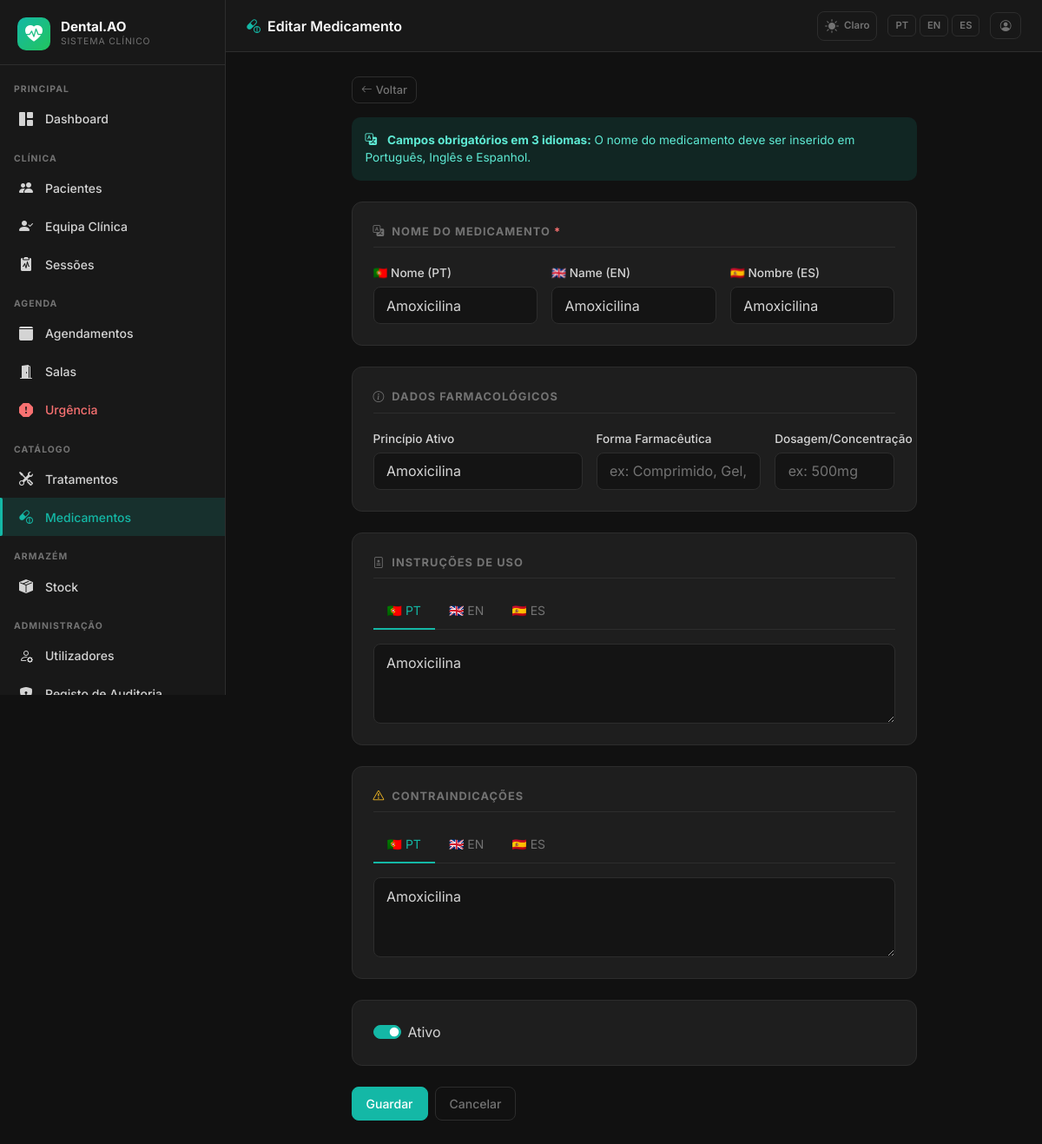
The app's page /admin/medicines/1/edit (signed in) with its own data.
### app/models.py (models this page shows, shortened)
class AppSetting(db.Model):
    __tablename__ = 'app_settings'
    key   = db.Column(db.String(64), primary_key=True)
    value = db.Column(db.Text, nullable=True)
    _DEFAULTS = {
        'app_name':       'DentalCare Pro',
        'app_logo':       '',
        'bg_dark':        '#111111',
        'sidebar_dark':   '#181818',
        'card_dark':      '#1e1e1e',
        'border_dark':    '#2d2d2d',
        'text_dark':      '#d4d4d4',
        'primary_dark':   '#14b8a6',
        'success_dark':   '#22c55e',
        'danger_dark':    '#f87171',
        'warning_dark':   '#fbbf24',
        'bg_light':       '#f0f4f8',
        'card_light':     '#ffffff',
        'border_light':   '#d1dce8',
        'text_light':     '#334155',
        'primary_light':  '#1976d2',
        'success_light':  '#00875a',
        'danger_light':   '#d32f2f',
        'warning_light':  '#e65100',
        'xray_max_mb':        '10',
        'stock_invoice_max_mb': '5',
        'urgency_surcharge':  '30',
    }
    @classmethod
    def all_as_dict(cls):
        stored = {s.key: s.value for s in cls.query.all()}
        result = dict(cls._DEFAULTS)
        result.update(stored)
        return result

class Medicine(db.Model):
    __tablename__ = 'medicines'
    id = db.Column(db.Integer, primary_key=True)
    name_pt = db.Column(db.String(200), nullable=False)
    name_en = db.Column(db.String(200), nullable=False)
    name_es = db.Column(db.String(200), nullable=False)
    active_ingredient = db.Column(db.String(200), nullable=True)
    dosage_form = db.Column(db.String(100), nullable=True)
    strength = db.Column(db.String(50), nullable=True)
    instructions_pt = db.Column(db.Text, nullable=True)
    instructions_en = db.Column(db.Text, nullable=True)
    instructions_es = db.Column(db.Text, nullable=True)
    contraindications_pt = db.Column(db.Text, nullable=True)
    contraindications_en = db.Column(db.Text, nullable=True)
    contraindications_es = db.Column(db.Text, nullable=True)
    is_active = db.Column(db.Boolean, default=True)
    created_by_id = db.Column(db.Integer, db.ForeignKey('users.id'), nullable=True)
    created_at = db.Column(db.DateTime, default=lambda: datetime.now(timezone.utc))
    updated_at = db.Column(db.DateTime, default=lambda: datetime.now(timezone.utc),
                           onupdate=lambda: datetime.now(timezone.utc))
    created_by = db.relationship('User', backref='created_medicines')

### app/admin/routes.py (the view, shortened to what this page needs)
@admin_bp.route('/medicines/<int:id>/edit', methods=['GET', 'POST'])
@login_required
def edit_medicine(id):
    if current_user.role not in [Role.SUPERADMIN, Role.CLINICAL_DIRECTOR]:
        abort(403)
    medicine = Medicine.query.get_or_404(id)
    form = MedicineForm(obj=medicine)
    return render_template('admin/medicines/form.html', form=form,
                           title=_('Editar Medicamento'), medicine=medicine)

### app/__init__.py (called while the page is built)
def get_locale():
    lang = session.get('lang')
    if lang in ['pt', 'en', 'es']:
        return lang
    return 'pt'

### app/models.py (called while the page is built)
    def role_display(self):
        role_map = {
            Role.SUPERADMIN: 'Superadmin',
            Role.CLINICAL_DIRECTOR: 'Diretor Clínico',
            Role.DENTIST: 'Dentista',
            Role.PATIENT: 'Paciente',
            Role.RECEPTION: 'Recepção',
        }
        return role_map.get(self.role, self.role)

    def role_badge_class(self):
        badge_map = {
            Role.SUPERADMIN: 'danger',
            Role.CLINICAL_DIRECTOR: 'primary',
            Role.DENTIST: 'success',
            Role.PATIENT: 'info',
            Role.RECEPTION: 'warning',
        }
        return badge_map.get(self.role, 'secondary')

### app/templates/admin/medicines/form.html (shortened to what this page needs)
{% extends "base.html" %}
{% block page_title %}<i class="bi bi-capsule-pill me-2" style="color:var(--dc-primary)"></i>{{ title }}{% endblock %}
{% block content %}
<div class="row justify-content-center">
  <div class="col-lg-9">
    <div class="d-flex align-items-center gap-2 mb-3">
      <a href="{{ url_for('admin.medicines') }}" class="btn btn-sm btn-outline-secondary">
        <i class="bi bi-arrow-left me-1"></i>{{ _('Voltar') }}
      </a>
    </div>
    <form method="POST">
      <div class="alert alert-info mb-4" style="font-size:.85rem">
        <i class="bi bi-translate me-2"></i>
        <strong>{{ _('Campos obrigatórios em 3 idiomas:') }}</strong>
        {{ _('O nome do medicamento deve ser inserido em Português, Inglês e Espanhol.') }}
      </div>
      <div class="dc-card mb-4">
        <div class="dc-section-title"><i class="bi bi-translate me-2"></i>{{ _('Nome do Medicamento') }} <span class="text-danger">*</span></div>
        <div class="row g-3">
          <div class="col-md-4">
            <label class="form-label">🇵🇹 {{ form.name_pt.label.text }}</label>
            {{ form.name_pt(class="form-control", placeholder=_("Nome em Português")) }}
          </div>
          <div class="col-md-4">
            <label class="form-label">🇬🇧 {{ form.name_en.label.text }}</label>
            {{ form.name_en(class="form-control", placeholder=_("Name in English")) }}
          </div>
          <div class="col-md-4">
            <label class="form-label">🇪🇸 {{ form.name_es.label.text }}</label>
            {{ form.name_es(class="form-control", placeholder=_("Nombre en Español")) }}
          </div>
        </div>
      </div>
      <div class="dc-card mb-4">
        <div class="dc-section-title"><i class="bi bi-info-circle me-2"></i>{{ _('Dados Farmacológicos') }}</div>
        <div class="row g-3">
          <div class="col-md-5">
            <label class="form-label">{{ form.active_ingredient.label.text }}</label>
            {{ form.active_ingredient(class="form-control", placeholder=_("ex: Amoxicilina")) }}
          </div>
          <div class="col-md-4">
            <label class="form-label">{{ form.dosage_form.label.text }}</label>
            {{ form.dosage_form(class="form-control", placeholder=_("ex: Comprimido, Gel, Spray")) }}
          </div>
          <div class="col-md-3">
            <label class="form-label">{{ form.strength.label.text }}</label>
            {{ form.strength(class="form-control", placeholder=_("ex: 500mg")) }}
          </div>
        </div>
      </div>
      <div class="dc-card mb-4">
        <div class="dc-section-title"><i class="bi bi-file-medical me-2"></i>{{ _('Instruções de Uso') }}</div>
        <ul class="nav nav-tabs mb-3">
          <li class="nav-item"><button class="nav-link active" data-bs-toggle="tab" data-bs-target="#inst-pt" type="button">🇵🇹 PT</button></li>
          <li class="nav-item"><button class="nav-link" data-bs-toggle="tab" data-bs-target="#inst-en" type="button">🇬🇧 EN</button></li>
          <li class="nav-item"><button class="nav-link" data-bs-toggle="tab" data-bs-target="#inst-es" type="button">🇪🇸 ES</button></li>
        </ul>
        <div class="tab-content">
          <div class="tab-pane fade show active" id="inst-pt">
            {{ form.instructions_pt(class="form-control", rows=3, placeholder=_("Instruções em Português")) }}
          </div>
        </div>
      </div>
      <div class="dc-card mb-4">
        <div class="dc-section-title"><i class="bi bi-exclamation-triangle me-2" style="color:var(--dc-warning)"></i>{{ _('Contraindicações') }}</div>
        <ul class="nav nav-tabs mb-3">
          <li class="nav-item"><button class="nav-link active" data-bs-toggle="tab" data-bs-target="#ci-pt" type="button">🇵🇹 PT</button></li>
          <li class="nav-item"><button class="nav-link" data-bs-toggle="tab" data-bs-target="#ci-en" type="button">🇬🇧 EN</button></li>
          <li class="nav-item"><button class="nav-link" data-bs-toggle="tab" data-bs-target="#ci-es" type="button">🇪🇸 ES</button></li>
        </ul>
        <div class="tab-content">
          <div class="tab-pane fade show active" id="ci-pt">
            {{ form.contraindications_pt(class="form-control", rows=3, placeholder=_("Contraindicações em Português")) }}
          </div>
        </div>
      </div>
      <div class="dc-card mb-4">
        <div class="form-check form-switch">
          {{ form.is_active(class="form-check-input", role="switch") }}
          <label class="form-check-label">{{ form.is_active.label.text }}</label>
        </div>
      </div>
      <div class="d-flex gap-2">
        {{ form.submit(class="btn btn-primary") }}
        <a href="{{ url_for('admin.medicines') }}" class="btn btn-outline-secondary">{{ _('Cancelar') }}</a>
      </div>
    </form>
  </div>
</div>
{% endblock %}

### app/templates/base.html (shortened to what this page needs)
<!DOCTYPE html>
<html lang="{{ get_locale() }}" data-dc-theme="{{ session.get('theme', 'dark') }}">
<head>
  <link href="https://cdn.jsdelivr.net/npm/bootstrap@5.3.2/dist/css/bootstrap.min.css" rel="stylesheet">
  <link href="https://cdn.jsdelivr.net/npm/bootstrap-icons@1.11.3/font/bootstrap-icons.min.css" rel="stylesheet">
  <link href="{{ url_for('static', filename='css/dental.css') }}" rel="stylesheet">
</head>
<body>
<aside class="dc-sidebar" id="dcSidebar">
  <div class="dc-brand">
    <div class="dc-brand-icon">
      {% if app_settings.app_logo %}
        <img src="{{ url_for('superadmin.logo_file', filename=app_settings.app_logo) }}"
             alt="{{ app_settings.app_name }}"
             style="width:36px;height:36px;object-fit:contain;border-radius:6px;">
      {% else %}
        <i class="bi bi-heart-pulse-fill"></i>
      {% endif %}
    </div>
    <div class="flex-fill">
      <div class="dc-brand-name">{{ app_settings.app_name }}</div>
      <div class="dc-brand-sub">{{ _('Sistema Clínico') }}</div>
    </div>
  </div>
  <nav class="dc-nav">
    {% set role = current_user.role %}
    <div class="dc-nav-section">{{ _('Principal') }}</div>
    <a href="{{ url_for('main.dashboard') }}"
       class="dc-nav-item {% if request.endpoint == 'main.dashboard' %}active{% endif %}">
      <i class="bi bi-grid-1x2-fill"></i> {{ _('Dashboard') }}
    </a>
    {% if role in ['superadmin', 'clinical_director', 'dentist', 'reception'] %}
    <div class="dc-nav-section mt-2">{{ _('Clínica') }}</div>
    {% endif %}
    {% if role in ['superadmin', 'clinical_director', 'dentist', 'reception'] %}
    <a href="{{ url_for('patients.index') }}"
       class="dc-nav-item {% if request.endpoint == 'patients.index' or request.endpoint in ['patients.new','patients.edit','patients.detail'] %}active{% endif %}">
      <i class="bi bi-people-fill"></i> {{ _('Pacientes') }}
    </a>
    {% endif %}
    {% if role in ['superadmin', 'clinical_director'] %}
    <a href="{{ url_for('patients.care_team_pending') }}"
       class="dc-nav-item {% if request.endpoint == 'patients.care_team_pending' %}active{% endif %}">
      <i class="bi bi-person-check-fill"></i> {{ _('Equipa Clínica') }}
    </a>
    {% endif %}
    {% if role in ['superadmin', 'clinical_director', 'dentist'] %}
    <a href="{{ url_for('sessions.index') }}"
       class="dc-nav-item {% if request.endpoint and 'sessions.' in request.endpoint and 'audit' not in request.endpoint and 'evolution' not in request.endpoint %}active{% endif %}">
      <i class="bi bi-clipboard2-pulse-fill"></i> {{ _('Sessões') }}
    </a>
    {% endif %}
    {% if role in ['superadmin', 'clinical_director', 'reception', 'dentist'] %}
    <div class="dc-nav-section mt-2">{{ _('Agenda') }}</div>
    {% endif %}
    {% if role in ['superadmin', 'clinical_director', 'reception'] %}
    <a href="{{ url_for('scheduling.calendar') }}"
       class="dc-nav-item {% if request.endpoint and 'scheduling.' in request.endpoint and 'emergency' not in request.endpoint and 'room' not in request.endpoint %}active{% endif %}">
      <i class="bi bi-calendar3-fill"></i> {{ _('Agendamentos') }}
    </a>
    {% endif %}
    {% if role in ['superadmin', 'clinical_director', 'reception', 'dentist'] %}
    <a href="{{ url_for('scheduling.rooms') }}"
       class="dc-nav-item {% if request.endpoint and 'rooms' in request.endpoint %}active{% endif %}">
      <i class="bi bi-door-open-fill"></i> {{ _('Salas') }}
    </a>
    {% endif %}
    {% if role in ['superadmin', 'clinical_director', 'reception', 'dentist'] %}
    <a href="{{ url_for('scheduling.emergency') }}"
       class="dc-nav-item {% if request.endpoint and 'emergency' in request.endpoint %}active{% endif %}"
       style="color:var(--dc-danger)">
      <i class="bi bi-exclamation-octagon-fill"></i> {{ _('Urgência') }}
    </a>
    {% endif %}
    {% if role in ['superadmin', 'clinical_director', 'dentist'] %}
    <div class="dc-nav-section mt-2">{{ _('Catálogo') }}</div>
    <a href="{{ url_for('admin.treatments') }}"
       class="dc-nav-item {% if 'treatments' in request.endpoint %}active{% endif %}">
      <i class="bi bi-tools"></i> {{ _('Tratamentos') }}
    </a>
    <a href="{{ url_for('admin.medicines') }}"
       class="dc-nav-item {% if 'medicine' in request.endpoint %}active{% endif %}">
      <i class="bi bi-capsule-pill"></i> {{ _('Medicamentos') }}
    </a>
    {% endif %}
    {% if role in ['superadmin', 'clinical_director', 'dentist', 'receptionist'] %}
    <div class="dc-nav-section mt-2">{{ _('Armazém') }}</div>
    <a href="{{ url_for('stock.index') }}"
       class="dc-nav-item {% if request.endpoint and 'stock.' in request.endpoint %}active{% endif %}">
      <i class="bi bi-box-seam-fill"></i> {{ _('Stock') }}
    </a>
    {% endif %}
    {% if role in ['superadmin', 'clinical_director'] %}
    <div class="dc-nav-section mt-2">{{ _('Administração') }}</div>
    <a href="{{ url_for('admin.users') }}"
       class="dc-nav-item {% if 'user' in request.endpoint %}active{% endif %}">
      <i class="bi bi-person-gear"></i> {{ _('Utilizadores') }}
    </a>
    <a href="{{ url_for('admin.audit_log') }}"
       class="dc-nav-item {% if 'audit' in request.endpoint %}active{% endif %}">
      <i class="bi bi-shield-lock-fill"></i> {{ _('Registo de Auditoria') }}
    </a>
    {% endif %}
  </nav>
</aside>
<header class="dc-topbar">
  <span class="page-title">{% block page_title %}{% endblock %}</span>
  <div class="topbar-actions">
    <a href="{{ url_for('auth.toggle_theme') }}"
       class="theme-toggle"
       title="{{ _('Alternar tema') }}">
      {% if session.get('theme', 'dark') == 'dark' %}
        <i class="bi bi-sun-fill"></i><span style="font-size:.72rem;font-weight:600;margin-left:2px">{{ _('Claro') }}</span>
      {% else %}
        <i class="bi bi-moon-stars-fill"></i><span style="font-size:.72rem;font-weight:600;margin-left:2px">{{ _('Escuro') }}</span>
      {% endif %}
    </a>
    <div class="lang-switcher">
      <a href="{{ url_for('auth.set_lang', lang='pt') }}"
         class="lang-btn {% if get_locale() == 'pt' %}active{% endif %}">PT</a>
      <a href="{{ url_for('auth.set_lang', lang='en') }}"
         class="lang-btn {% if get_locale() == 'en' %}active{% endif %}">EN</a>
      <a href="{{ url_for('auth.set_lang', lang='es') }}"
         class="lang-btn {% if get_locale() == 'es' %}active{% endif %}">ES</a>
    </div>
    <a href="{{ url_for('auth.profile') }}" class="btn btn-sm btn-outline-secondary" title="{{ _('Meu Perfil') }}">
      <i class="bi bi-person-circle"></i>
    </a>
  </div>
</header>
<main class="dc-main">
  <div class="dc-content">
    {% block content %}{% endblock %}
  </div>
</main>
</body>
</html>

### records on screen
AppSetting: app_name "Dental.AO"
Medicine: name_pt "Amoxicilina", name_en "Amoxicilina", name_es "Amoxicilina", active_ingredient "Amoxicilina", instructions_pt "Amoxicilina", contraindications_pt "Amoxicilina", is_active "☑"

### other values on screen
{{ title }} "Editar Medicamento"
